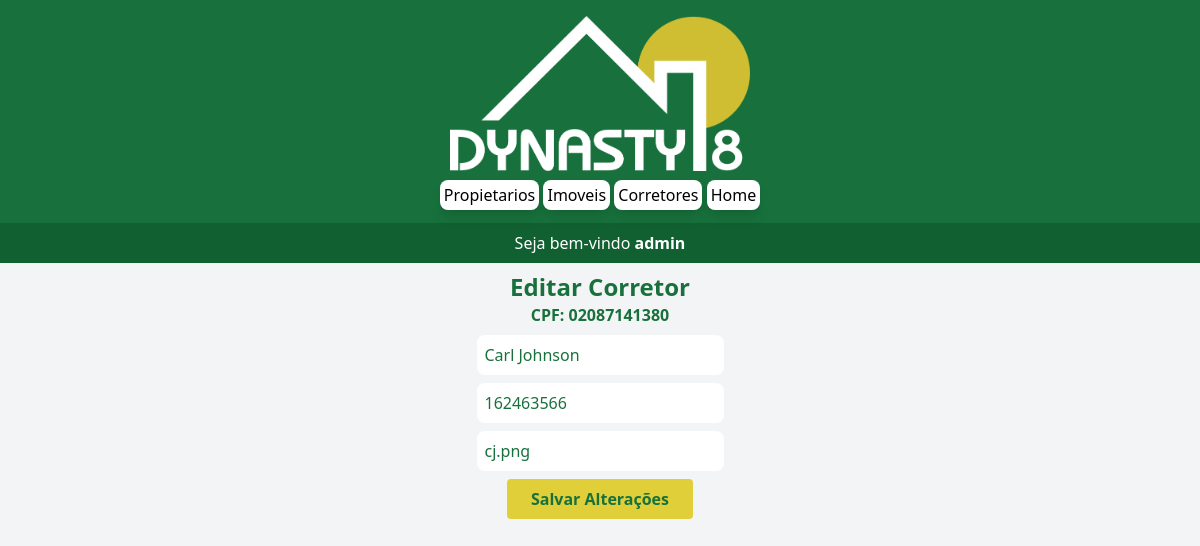
Screenshot of /VIEW/Corretor/update.php?cpf=02087141380 (signed in) with the database file from the repository.
### tables this page shows
CREATE TABLE `corretor` (
  `cpf` varchar(11) NOT NULL,
  `nome` varchar(255) NOT NULL,
  `telefone` int(9) NOT NULL,
  `imagem` varchar(255) NOT NULL
);

### DAL/Corretor.php (called while the page is built, shortened)
<?php
include_once __DIR__ . "/Connection.php";
include_once __DIR__ . "/../MODEL/Corretor.php";
class Corretor
{
  public function SelectByCpf(string $cpf)
  {
    $sql = "SELECT * FROM corretor WHERE cpf=?";
    $con = Connection::Connect();
    $query = $con->prepare($sql);
    $query->execute([$cpf]);
    $data = $query->fetch(\PDO::FETCH_ASSOC);
    $corretor = new \MODEL\Corretor();
    $corretor->setCpf($data["cpf"]);
    $corretor->setNome($data["nome"]);
    $corretor->setTelefone($data["telefone"]);
    $corretor->setImagem($data["imagem"]);
    return $corretor;
  }
}
?>

### DAL/Connection.php (called while the page is built, shortened)
<?php
class Connection
{
  private static $dbName = "los_santos";
  private static $dbHost = "localhost";
  private static $dbUser = "root";
  private static $dbPassword = "poo";
  private static $cont = null;
  public static function Connect()
  {
    if (self::$cont == null) {
      try {
        self::$cont = new PDO(
          "mysql:host=" . self::$dbHost . ";dbname=" . self::$dbName,
          self::$dbUser,
          self::$dbPassword,
        );
      } catch (\PDOException $err) {
        die($err->getMessage());
      }
    }
    return self::$cont;
  }
  public static function Disconnect()
  {
    self::$cont = null;
    return self::$cont;
  }
}

### MODEL/Corretor.php (called while the page is built, shortened)
<?php
class Corretor
{
  private ?string $cpf;
  private ?string $nome;
  private ?int $telefone;
  private ?string $imagem;
  public function getCpf()
  {
    return $this->cpf;
  }
  public function getNome()
  {
    return $this->nome;
  }
  public function getTelefone()
  {
    return $this->telefone;
  }
  public function setCpf(string $cpf)
  {
    $this->cpf = $cpf;
  }
  public function setNome(string $nome)
  {
    $this->nome = $nome;
  }
  public function setTelefone(int $telefone)
  {
    $this->telefone = $telefone;
  }
  public function getImagem()
  {
    return $this->imagem;
  }
  public function setImagem(string $imagem)
  {
    $this->imagem = $imagem;
  }
}
?>

### VIEW/Corretor/update.php (the view, shortened to what this page needs)
<?php
$cpf = $_GET["cpf"];
include_once __DIR__ . "/../../DAL/Corretor.php";
include_once __DIR__ . "/../../MODEL/Corretor.php";
include_once __DIR__ . "/../menu.php";
$dalCorretor = new DAL\Corretor();
$Corretor = $dalCorretor->SelectByCpf($cpf);
?>
<!DOCTYPE html>
<html lang="pt-br">
<head>
</head>
<body>
    <h1 class="font-bold text-center text-2xl mt-2 text-[#18713C]">
        Editar Corretor
    </h1>
    <form action="./backend/update.php" method="post" id="form" class="flex flex-col gap-2 justify-content items-center">
        <p class="font-bold text-[#18713C]">
            CPF: <?php echo $Corretor->getCpf(); ?>
        </p>
        <input
            class="bg-white p-2 rounded-lg text-[#18713C]"
            type="text"
            name="nome"
            value="<?php echo $Corretor->getNome(); ?>"
        >
        <input
            class="bg-white p-2 rounded-lg text-[#18713C]"
            type="number"
            name="telefone"
            placeholder="Digite o Telefone"
            value="<?php echo $Corretor->getTelefone(); ?>"
        >
        <input
            class="bg-white p-2 rounded-lg text-[#18713C]"
            type="text"
            name="imagem"
            placeholder="Digite o nome da Imagem"
            value="<?php echo $Corretor->getImagem(); ?>"
        >
        <button
            class="bg-[#E0CF38] text-[#18713C] px-6 py-2 rounded font-bold hover:bg-[#18713C] hover:text-[#E0CF38] transition-all duration-300"
            type="submit"
        >
            Salvar Alterações
        </button>
    </form>
</body>
</html>

### rows the page displays
corretor: cpf "02087141380", nome "Carl Johnson", telefone "162463566", imagem "cj.png"
